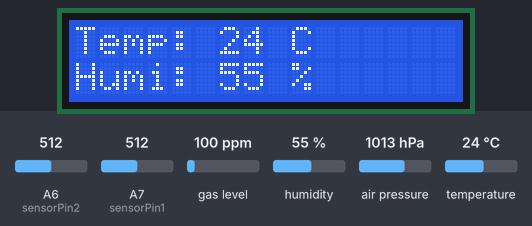
The sketch below on a simulated Arduino Nano, built with avr-gcc and run on an emulated ATmega328P. Shown: 16×2 character LCD. Inputs (shaded band) come from the test bench; at power-on: gas level 100 ppm, humidity 55 %, air pressure 1013 hPa, A7 (sensorPin1) = 512, A6 (sensorPin2) = 512, temperature 24 °C. What the sketch prints to the serial monitor is not drawn.

Above: at 3.7 s.
3.8 s: gas level set to 20 ppm
At 10.9 s:
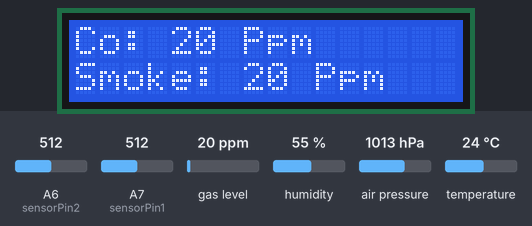
11.6 s: humidity set to 22 %
At 15.8 s:
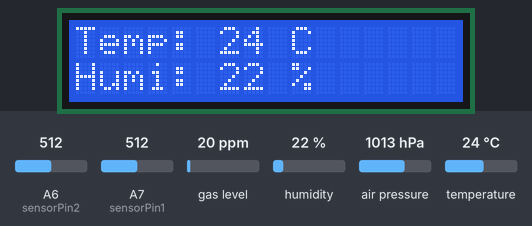
16.1 s: air pressure set to 952 hPa
At 24.1 s:
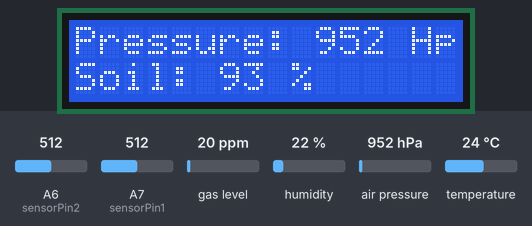
25.2 s: A7 (sensorPin1) set to 716
At 30.6 s:
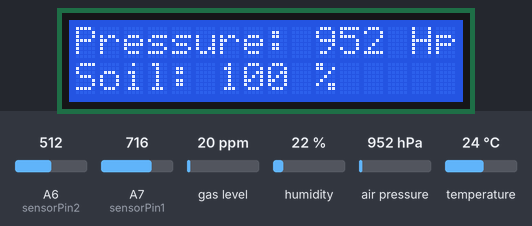
31.3 s: A6 (sensorPin2) set to 30
At 38.4 s:
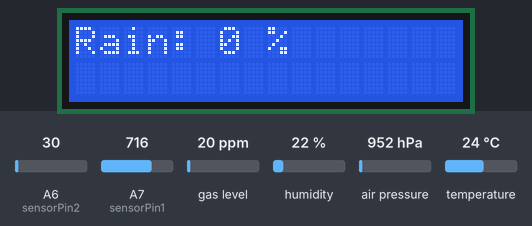
38.8 s: temperature set to 12 °C
At 39.7 s:
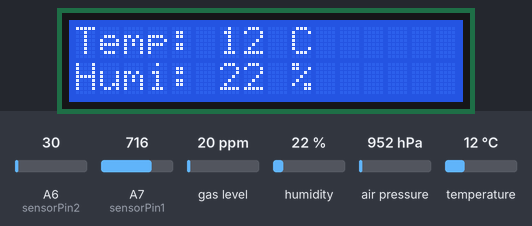
Timing chart, 0 to 41.8 s (numbered marks = the images above; inputs shaded):
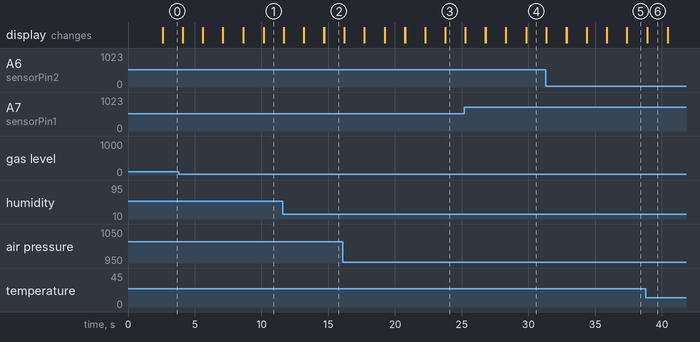

The sketch:

Arduino_-_IoT_Weather_Station.ino
```cpp
#include <MQ2.h> // gas sensor library
#include <LiquidCrystal.h> // lcd library
#include <SoftwareSerial.h>// import the serial library
SoftwareSerial myserial(2, 3); // RX, TX
#include <dht.h> // library for temp & humd
#include <Wire.h> // allows you to communicate with I2C / TWI devices
#include <Adafruit_BMP085.h> // library for barometer

dht DHT;
char Data[38]; // Set Length of String
int temp = 0, humi = 0; // variables for sensors
int co = 0, smoke = 0;
#define DHT11_PIN A0 // defining pin for temp & humd
int pin = A1; // setting pin variable as a1

int sensorPin1 = A7;  //soil
int sensorValue1 = 0;  // value from sensor
int percent1 = 0; // percentage value

int sensorPin2 = A6;  //rain
int sensorValue2 = 0;
int percent2 = 0;
int bpm = 0,b1 = 0,b2 = 0,b3 = 0, b4 = 0;

String str; // intialising str variable as string
MQ2 mq2(pin); // analog pin is set by calling pin variable
Adafruit_BMP085 bmp;

const int rs = 8, en = 9, d4 = 4, d5 = 5, d6 = 6, d7 = 7;
LiquidCrystal lcd(rs, en, d4, d5, d6, d7); // pinouts for lcd

void setup() {
  lcd.begin(16,2); // Initializes the interface to the LCD screen, and specifies the dimensions (width and height) of the display

  Serial.begin(115200); // sets the data rate in bits per second (baud) for serial data transmission


  myserial.begin(115200);
  mq2.begin();
  bmp.begin();
  delay(2000);

}


void loop()
{
  DHT.read11(DHT11_PIN); // reading the pin for dht 11
  humi = DHT.humidity; // readings for sensors are stored in variables
  temp = DHT.temperature;
  co = mq2.readCO();
  smoke = mq2.readSmoke();
  sensorValue1 = analogRead(sensorPin1); // Read value for soil sensor and give it variable
  sensorValue1 = constrain(sensorValue1, 85, 540);
  percent1 = convertToPercent1(sensorValue1); //reading is converted into percentage

  sensorValue2 = analogRead(sensorPin2);
  sensorValue2 = constrain(sensorValue2, 85, 290);
  percent2 = convertToPercent2(sensorValue2);
  bpm = bmp.readPressure()/100;


  Serial.print("To ESP "); // Print to Arduino Serial
  Serial.print("H: ");
  Serial.print(humi);
  Serial.print("% ");
  Serial.print(" T: ");
  Serial.print(temp);
  Serial.print(char(176)); // It should display character for celcius * Broken

  Serial.println("C");
  Serial.print("Co: ");
  Serial.print(co);
  Serial.print("Ppm ");
  Serial.print("Smoke: ");
  Serial.print(smoke);
  Serial.println("Ppm");

  Serial.print("Pressure = ");
  Serial.print(bpm);
  Serial.println(" HPa");

  Serial.print(percent1);
  Serial.println("% Soil");
  Serial.print(percent2);
  Serial.println("% Rain");
  LCDDisplay();

    humi=humi+1000; // To get correct reading 1000 had to be added to the value which is sent over serial.
    temp=temp+1000;  // Done to keep position of value within the string
    co=co+1000; // uses last 3 digits of 1000 to complete calculation or to get values from 0 to 100. It allows for value to drop to below 10 also.
    smoke=smoke+1000;
    percent1=percent1+1000;
    percent2=percent2+1000;


  str = (String('H') + String(humi) + String('T') + String(temp)+ String('B') + String(10000+(bmp.readPressure())/100)+ String('S') + String(percent1)+ String('R')+ String(percent2)+ String('C')+ String(co)+ String('M')+ String(smoke)); //H69T32
  myserial.println(str);


}

int convertToPercent1(int value)//For soil moisture
{
  int percentValue1 = 0;
  percentValue1 = map(value, 85, 540, 0, 100); // first two are limits for sensor. Next two are new limits (Percentage)
  return percentValue1;
}

int convertToPercent2(int value)//For Rain sensor
{
  int percentValue2 = 0;
  percentValue2 = map(value, 85, 290, 0, 100);
  return percentValue2;
}

void LCDDisplay(){
  lcd.setCursor(0, 0);
  lcd.print("Temp: ");
  lcd.print(temp);
  lcd.print(" C");

  lcd.setCursor(0, 1);
  lcd.print("Humi: ");
  lcd.print(humi);
  lcd.print(" %");
  delay(1500);
  lcd.clear();

  lcd.setCursor(0, 0);
  lcd.print("Co: ");
  lcd.print(co);
  lcd.print(" Ppm");

  lcd.setCursor(0, 1);
  lcd.print("Smoke: ");
  lcd.print(smoke);
  lcd.print(" Ppm");
  delay(1500);
  lcd.clear();

  lcd.setCursor(0, 0);
  lcd.print("Pressure: ");
  lcd.print(bpm);
  lcd.print(" Hpa");

  lcd.setCursor(0, 1);
  lcd.print("Soil: ");
  lcd.print(percent1);
  lcd.print(" %");
  delay(1500);
  lcd.clear();

  lcd.setCursor(0, 0);
  lcd.print("Rain: ");
  lcd.print(percent2);
  lcd.print(" %");
  delay(1500);
  lcd.clear();
}

//You can use SDA and SCL as general purpose input or output pins, including analog input on an Uno.

//Only if you need to communicate with an I2C device do they become dedicated, and then only if you use the I2C hardware.
```

Measured:
- what the display in image 6 shows lasts 1.5 s, from 38.9 s to 40.4 s
